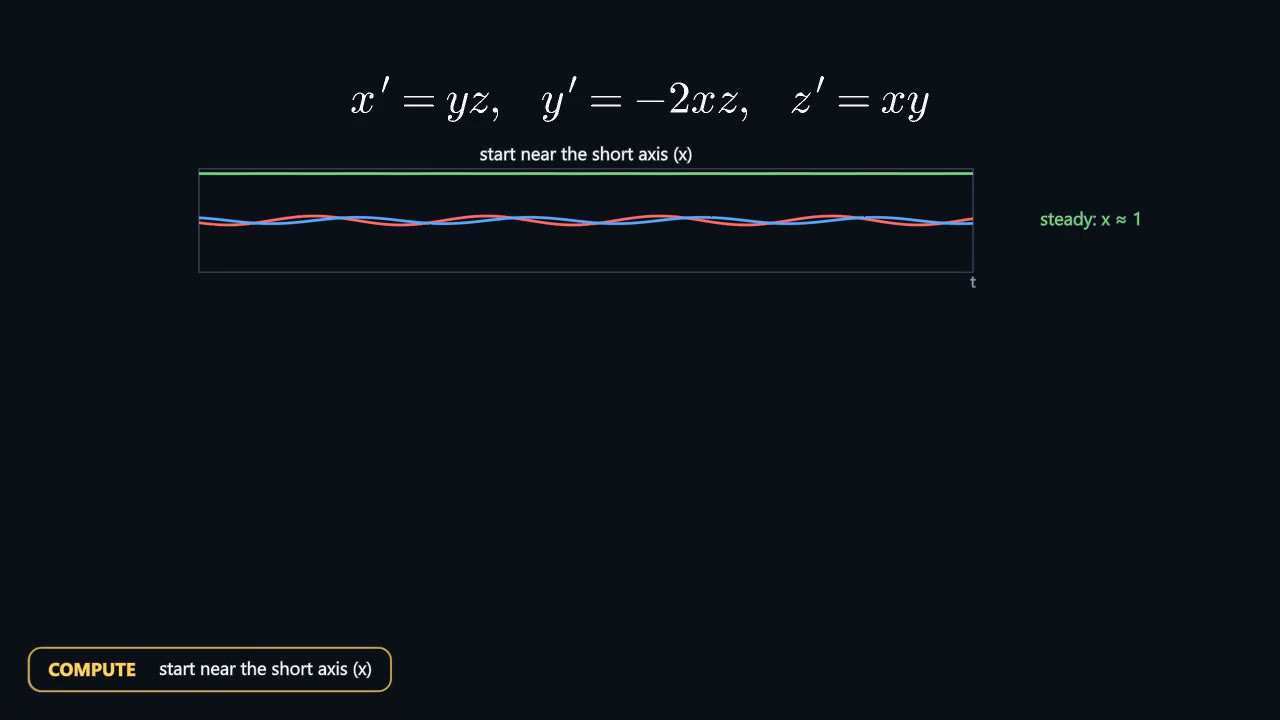
#> input picture courses/mit-de/applications/dist/animations/box-axes/state-01.jpg, 1280 x 720 px; its folder holds only this picture in this run
$ python sheet.py applications/dist/animations/box-axes/state-01.jpg applications/dist/animations/lorenz-butterfly/state-01.jpg
#> lines starting #> are read from the running program, lines starting #| are printed output that depends on the picture
"""Contact sheet of the final state of every sequence of a package (review aid).

    python courses/mit-de/sheet.py <slug> <out.jpg>
"""
import glob
import sys
from PIL import Image

slug, out = sys.argv[1], sys.argv[2]
ims = []
for d in sorted(glob.glob(f"courses/mit-de/{slug}/dist/animations/*/")):
    f = sorted(glob.glob(d + "state-*.jpg"))[-1]
    ims.append(Image.open(f).resize((640, 360)))
W = Image.new("RGB", (1280, 360 * ((len(ims) + 1) // 2)))
#> W: PIL image 1280x720 RGB; every value is 0
for i, im in enumerate(ims):
    W.paste(im, ((i % 2) * 640, (i // 2) * 360))
#> this loop made 3 passes
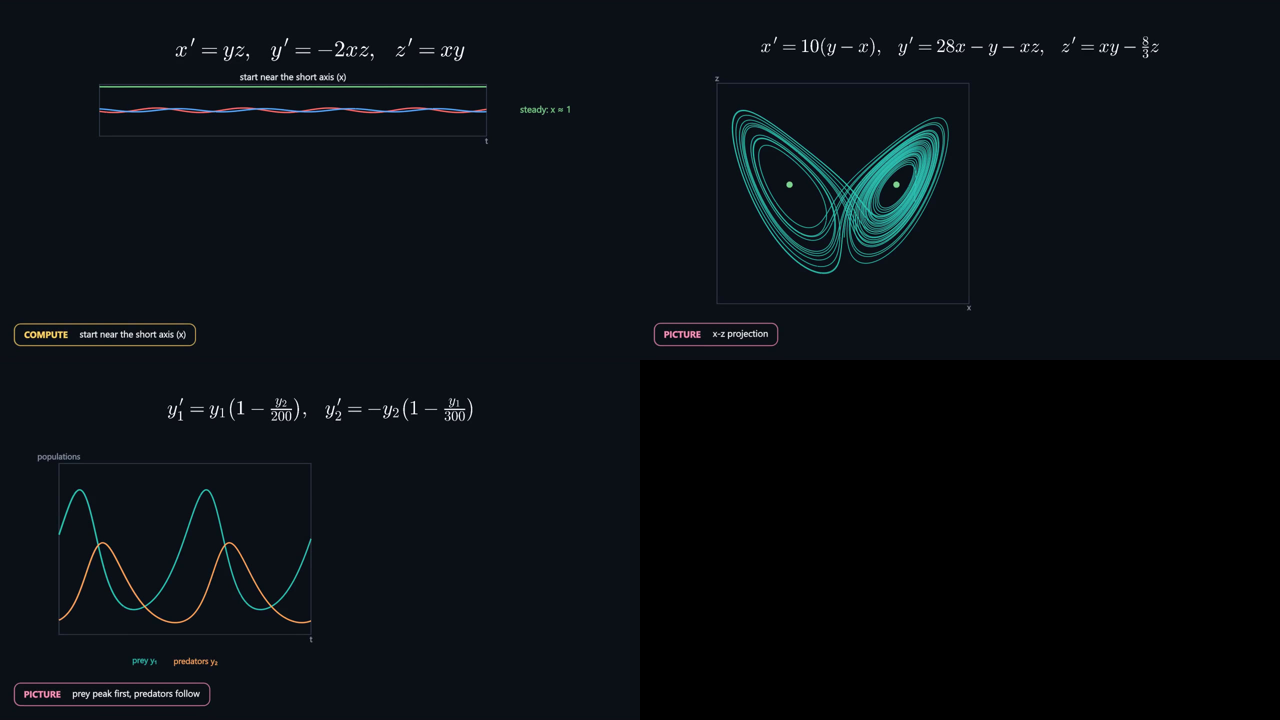
#> W: PIL image 1280x720 RGB; mean R, G, B 10.2, 14.9, 19.2
W.save(out)
